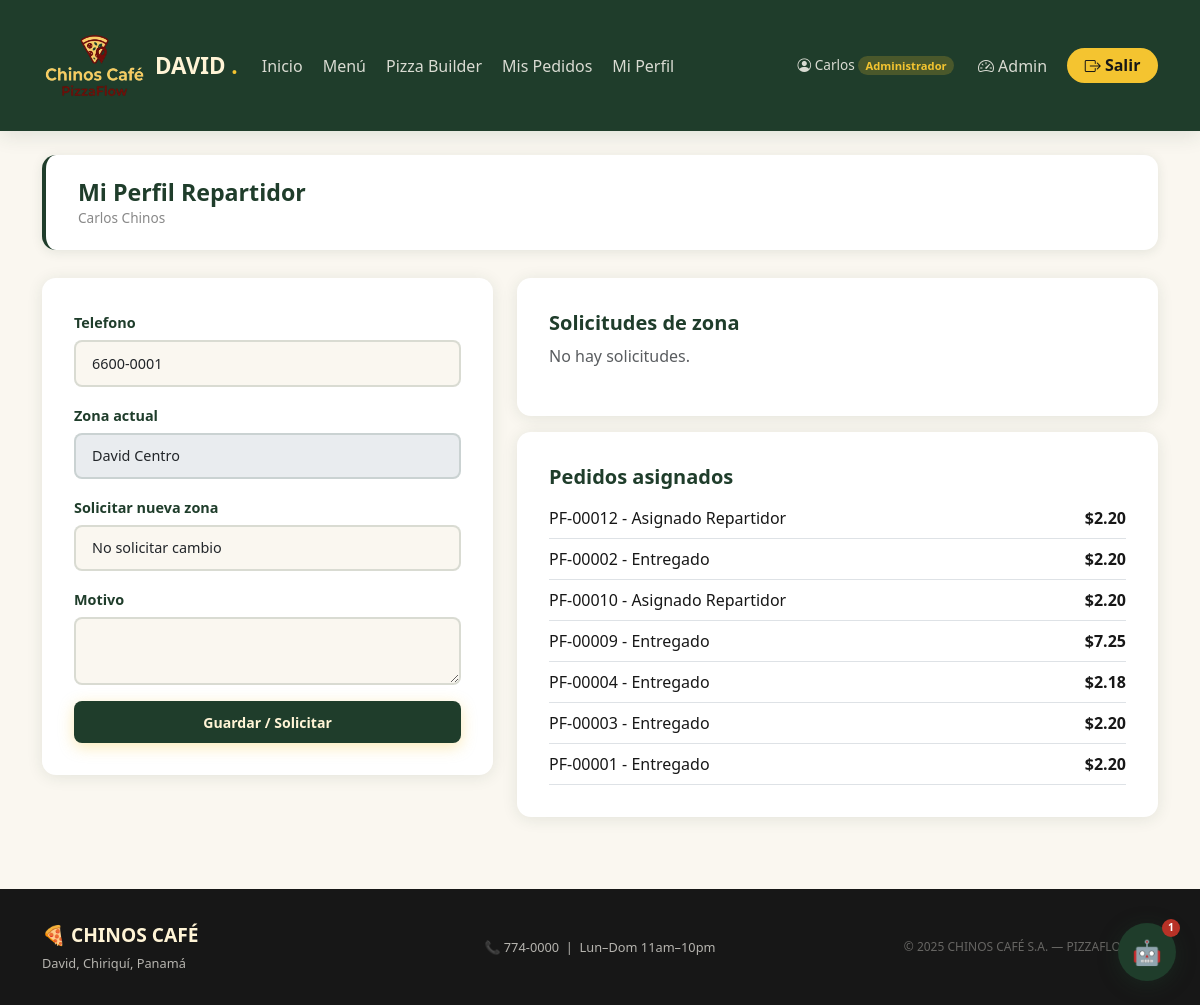
Screenshot of /repartidor/perfil (signed in) with the database file from the repository.
### app/models.py (models this page shows, shortened)
class User(UserMixin, db.Model):
    __tablename__ = 'usuarios'
    id = db.Column(db.Integer, primary_key=True)
    id_rol = db.Column(db.Integer, db.ForeignKey('roles.id'), nullable=False)
    nombre = db.Column(db.String(100), nullable=False)
    correo = db.Column(db.String(120), unique=True)
    telefono = db.Column(db.String(30))
    direccion = db.Column(db.Text)
    id_zona_preferida = db.Column(db.Integer, db.ForeignKey('zonas_entrega.id'))
    foto_perfil = db.Column(db.String(255))
    usuario = db.Column(db.String(50), unique=True, nullable=False)
    password_hash = db.Column(db.String(255), nullable=False)
    estado = db.Column(db.String(20), default='activo')
    fecha_creacion = db.Column(db.DateTime, default=datetime.utcnow)
    pedidos = db.relationship('Order', foreign_keys='Order.id_cliente', backref='cliente', lazy='dynamic')
    notificaciones = db.relationship('Notification', backref='usuario', lazy='dynamic')
    zona_preferida = db.relationship('DeliveryZone', foreign_keys=[id_zona_preferida])
    @property
    def rol_nombre(self):
        return self.role.nombre if self.role else ''
    def is_admin(self):
        return self.rol_nombre == 'Administrador'
    def is_cliente(self):
        return self.rol_nombre == 'Cliente'

class Role(db.Model):
    __tablename__ = 'roles'
    id = db.Column(db.Integer, primary_key=True)
    nombre = db.Column(db.String(50), unique=True, nullable=False)
    descripcion = db.Column(db.Text)
    usuarios = db.relationship('User', backref='role', lazy='dynamic')

class DeliveryZone(db.Model):
    __tablename__ = 'zonas_entrega'
    id = db.Column(db.Integer, primary_key=True)
    id_corregimiento = db.Column(db.Integer, db.ForeignKey('corregimientos.id'), nullable=False)
    nombre_zona = db.Column(db.String(120), nullable=False)
    descripcion = db.Column(db.Text)
    costo_delivery = db.Column(db.Numeric(10, 2), nullable=False)
    tiempo_estimado_min = db.Column(db.Integer, default=30)
    estado = db.Column(db.String(20), default='activa')

class DeliveryAssignment(db.Model):
    __tablename__ = 'asignaciones_delivery'
    id = db.Column(db.Integer, primary_key=True)
    id_pedido = db.Column(db.Integer, db.ForeignKey('pedidos.id'), nullable=False)
    id_repartidor = db.Column(db.Integer, db.ForeignKey('repartidores.id'), nullable=False)
    monto_flete = db.Column(db.Numeric(10, 2), nullable=False)
    porcentaje_comision = db.Column(db.Numeric(5, 2), default=60.00)
    comision_repartidor = db.Column(db.Numeric(10, 2), nullable=False)
    ganancia_empresa_delivery = db.Column(db.Numeric(10, 2), nullable=False)
    propina = db.Column(db.Numeric(10, 2), default=0.00)
    estado = db.Column(db.String(20), default='asignado')
    fecha_asignacion = db.Column(db.DateTime, default=datetime.utcnow)
    fecha_entrega = db.Column(db.DateTime)

class Order(db.Model):
    __tablename__ = 'pedidos'
    id = db.Column(db.Integer, primary_key=True)
    id_cliente = db.Column(db.Integer, db.ForeignKey('usuarios.id'), nullable=False)
    id_metodo_entrega = db.Column(db.Integer, db.ForeignKey('metodos_entrega.id'), nullable=False)
    id_sucursal = db.Column(db.Integer, db.ForeignKey('sucursales.id'), nullable=False)
    id_zona = db.Column(db.Integer, db.ForeignKey('zonas_entrega.id'), nullable=True)
    subtotal = db.Column(db.Numeric(10, 2), nullable=False)
    monto_delivery = db.Column(db.Numeric(10, 2), default=0.00)
    descuento = db.Column(db.Numeric(10, 2), default=0.00)
    impuesto = db.Column(db.Numeric(10, 2), default=0.00)
    propina = db.Column(db.Numeric(10, 2), default=0.00)
    total = db.Column(db.Numeric(10, 2), nullable=False)
    estado_actual = db.Column(db.String(50), default='recibido')
    direccion_entrega = db.Column(db.Text)
    observaciones = db.Column(db.Text)
    motivo_cancelacion = db.Column(db.Text)
    cancelado_por = db.Column(db.Integer, db.ForeignKey('usuarios.id'))
    fecha_cancelacion = db.Column(db.DateTime)
    fecha_pedido = db.Column(db.DateTime, default=datetime.utcnow)
    detalles = db.relationship('OrderDetail', backref='pedido', lazy='dynamic', cascade='all, delete-orphan')
    historial = db.relationship('OrderStatusHistory', backref='pedido', lazy='dynamic', cascade='all, delete-orphan')
    pagos = db.relationship('Payment', backref='pedido', lazy='dynamic')
    retiro = db.relationship('LocalPickup', backref='pedido', uselist=False)
    asignacion = db.relationship('DeliveryAssignment', backref='pedido', uselist=False)
    reporte_entrega = db.relationship('DeliveryReport', backref='pedido', uselist=False)
    zona = db.relationship('DeliveryZone', backref='pedidos')
    sucursal = db.relationship('Branch', backref='pedidos')
    metodo_entrega = db.relationship('DeliveryMethod', backref='pedidos')
    @property
    def numero(self):
        return f'PF-{self.id:05d}'

### app/routes/repartidor.py (the view, shortened to what this page needs)
@repartidor_bp.route('/perfil', methods=['GET', 'POST'])
@login_required
@require_repartidor
def perfil():
    driver = _get_driver()
    zonas = DeliveryZone.query.filter_by(estado='activa').order_by(DeliveryZone.nombre_zona).all()
    if not driver:
        flash('Perfil de repartidor no encontrado.', 'warning')
        return redirect(url_for('repartidor.dashboard'))
    solicitudes = (ZoneChangeRequest.query
                   .filter_by(id_repartidor=driver.id)
                   .order_by(ZoneChangeRequest.fecha_solicitud.desc())
                   .limit(10).all())
    asignaciones = (DeliveryAssignment.query
                    .filter_by(id_repartidor=driver.id)
                    .order_by(DeliveryAssignment.fecha_asignacion.desc())
                    .limit(20).all())
    stats = _calcular_ganancias(driver)
    return render_template(
        'repartidor/perfil.html',
        driver=driver, zonas=zonas,
        solicitudes=solicitudes, asignaciones=asignaciones,
        **stats,
    )

### app/templates/repartidor/perfil.html (shortened to what this page needs)
{% extends "base.html" %}
{% block content %}
<div class="container py-4">
  <div class="page-header">
    <div>
      <h1>Mi Perfil Repartidor</h1>
      <div class="breadcrumb-custom">{{ current_user.nombre }}</div>
    </div>
  </div>
  <div class="row g-4">
    <div class="col-lg-5">
      <div class="form-card">
        <form method="POST">
          <div class="mb-3"><label class="form-label">Telefono</label><input name="telefono" class="form-control" value="{{ current_user.telefono or '' }}"></div>
          <div class="mb-3"><label class="form-label">Zona actual</label><input class="form-control" value="{{ driver.zona_actual.nombre_zona if driver.zona_actual else 'Sin zona asignada' }}" disabled></div>
          <div class="mb-3">
            <label class="form-label">Solicitar nueva zona</label>
            <select name="id_zona_nueva" class="form-select">
              <option value="">No solicitar cambio</option>
            </select>
          </div>
          <div class="mb-3"><label class="form-label">Motivo</label><textarea name="motivo" class="form-control" rows="2"></textarea></div>
          <button class="btn-primary-custom w-100 justify-content-center" type="submit">Guardar / Solicitar</button>
        </form>
      </div>
    </div>
    <div class="col-lg-7">
      <div class="form-card mb-3">
        <h5 style="color:var(--basil);font-weight:800">Solicitudes de zona</h5>
        {% for s in solicitudes %}
        <div class="order-summary mb-2">
          <strong>{{ s.zona_anterior.nombre_zona if s.zona_anterior else 'Sin zona' }} -> {{ s.zona_nueva.nombre_zona }}</strong>
          <span class="badge-estado badge-{{ s.estado }}">{{ s.estado.title() }}</span>
          <div style="font-size:.82rem;color:#666">{{ s.fecha_solicitud.strftime('%d/%m/%Y %H:%M') }}</div>
        </div>
        {% else %}
        <p class="text-muted">No hay solicitudes.</p>
        {% endfor %}
      </div>
      <div class="form-card">
        <h5 style="color:var(--basil);font-weight:800">Pedidos asignados</h5>
        {% for a in asignaciones %}
        <div class="d-flex justify-content-between border-bottom py-2">
          <span>{{ a.pedido.numero }} - {{ a.pedido.estado_actual.replace('_',' ').title() }}</span>
          <strong>${{ "%.2f"|format((a.comision_repartidor or 0) + (a.propina or 0)) }}</strong>
        </div>
        {% else %}
        <p class="text-muted">Sin pedidos asignados.</p>
        {% endfor %}
      </div>
    </div>
  </div>
</div>
{% endblock %}

### app/templates/base.html (shortened to what this page needs)
<!DOCTYPE html>
<html lang="es">
<head>
  <link href="https://cdn.jsdelivr.net/npm/bootstrap@5.3.3/dist/css/bootstrap.min.css" rel="stylesheet">
  <link href="https://cdn.jsdelivr.net/npm/bootstrap-icons@1.11.3/font/bootstrap-icons.css" rel="stylesheet">
  <link rel="stylesheet" href="{{ url_for('static', filename='css/main.css', v=config.ASSET_VERSION) }}">
</head>
<body>
{% block navbar %}
<nav class="navbar navbar-expand-lg">
  <div class="container">
    <a class="navbar-brand d-flex align-items-center gap-2"
   href="{{ url_for('public.index') }}">
<img src="{{ url_for('static',
filename='img/branding/logo.png') }}"
     alt="CHINOS Café"
     class="navbar-logo">
<span class="brand-text">
DAVID
<span class="brand-dot">.</span>
</span>
</a>
    <div class="collapse navbar-collapse" id="navMain">
      <ul class="navbar-nav me-auto gap-1">
        <li class="nav-item"><a class="nav-link" href="{{ url_for('public.index') }}">Inicio</a></li>
        <li class="nav-item"><a class="nav-link" href="{{ url_for('public.menu') }}">Menú</a></li>
        {% if current_user.is_authenticated %}
          {% if current_user.is_cliente() or current_user.is_admin() %}
          <li class="nav-item"><a class="nav-link" href="{{ url_for('cliente.pizza_builder') }}">Pizza Builder</a></li>
          <li class="nav-item"><a class="nav-link" href="{{ url_for('cliente.mis_pedidos') }}">Mis Pedidos</a></li>
          <li class="nav-item"><a class="nav-link" href="{{ url_for('cliente.perfil') }}">Mi Perfil</a></li>
          {% endif %}
        {% endif %}
      </ul>
      <ul class="navbar-nav align-items-center gap-2">
        {% if current_user.is_authenticated %}
          <li class="nav-item">
            <span class="nav-link text-warning" style="font-size:.85rem">
              <i class="bi bi-person-circle"></i> {{ current_user.nombre.split()[0] }}
              <span class="badge" style="background:rgba(244,196,48,.2);color:var(--cheese);font-size:.7rem;border-radius:20px">{{ current_user.rol_nombre }}</span>
            </span>
          </li>
          {% if current_user.is_admin() %}
          <li class="nav-item"><a class="nav-link" href="{{ url_for('admin.dashboard') }}"><i class="bi bi-speedometer2"></i> Admin</a></li>
          {% elif current_user.is_cocina() %}
          <li class="nav-item"><a class="nav-link" href="{{ url_for('cocina.dashboard') }}"><i class="bi bi-fire"></i> Cocina</a></li>
          {% elif current_user.is_repartidor() %}
          <li class="nav-item"><a class="nav-link" href="{{ url_for('repartidor.dashboard') }}"><i class="bi bi-bicycle"></i> Mis Entregas</a></li>
          <li class="nav-item"><a class="nav-link" href="{{ url_for('repartidor.perfil') }}">Mi Perfil</a></li>
          {% endif %}
          <li class="nav-item">
            <a href="{{ url_for('auth.logout') }}" class="btn-nav-login ms-1">
              <i class="bi bi-box-arrow-right"></i> Salir
            </a>
          </li>
        {% else %}
          <li class="nav-item">
            <a href="{{ url_for('auth.login') }}" class="btn-nav-login">
              <i class="bi bi-person"></i> Ingresar
            </a>
          </li>
        {% endif %}
      </ul>
    </div>
  </div>
</nav>
{% endblock %}
{% block content %}{% endblock %}
{% block chatbot %}
<button id="chatbot-btn" title="ChinoBot — Asistente Virtual">
  🤖
  <span class="badge-notif">1</span>
</button>
{% endblock %}
{% block footer %}
<footer class="footer mt-5">
  <div class="container">
    <div class="row g-3 align-items-center">
      <div class="col-md-4">
        <div class="footer-brand">🍕 CHINOS CAFÉ</div>
        <div style="font-size:.8rem;margin-top:.25rem">David, Chiriquí, Panamá</div>
      </div>
      <div class="col-md-4 text-center">
        <div style="font-size:.8rem">📞 774-0000 &nbsp;|&nbsp; Lun–Dom 11am–10pm</div>
      </div>
      <div class="col-md-4 text-end">
        <div style="font-size:.75rem;opacity:.5">© 2025 CHINOS CAFÉ S.A. — PIZZAFLOW v1.0</div>
      </div>
    </div>
  </div>
</footer>
{% endblock %}
</body>
</html>

### rows the page displays
User: nombre "Carlos", nombre "Carlos Chinos", telefono "6600-0001"
Role: rol_nombre "Administrador"
DeliveryZone: zona_actual "David Centro"
DeliveryAssignment: pedido.numero "PF-00012", pedido.estado_actual.replace "Asignado Repartidor", (a.comision_repartidoror0)+(a.propinaor0) "2.20"
DeliveryAssignment: pedido.numero "PF-00002", pedido.estado_actual.replace "Entregado", (a.comision_repartidoror0)+(a.propinaor0) "2.20"
DeliveryAssignment: pedido.numero "PF-00010", pedido.estado_actual.replace "Asignado Repartidor", (a.comision_repartidoror0)+(a.propinaor0) "2.20"
DeliveryAssignment: pedido.numero "PF-00009", pedido.estado_actual.replace "Entregado", (a.comision_repartidoror0)+(a.propinaor0) "7.25"
DeliveryAssignment: pedido.numero "PF-00004", pedido.estado_actual.replace "Entregado", (a.comision_repartidoror0)+(a.propinaor0) "2.18"
DeliveryAssignment: pedido.numero "PF-00003", pedido.estado_actual.replace "Entregado", (a.comision_repartidoror0)+(a.propinaor0) "2.20"
DeliveryAssignment: pedido.numero "PF-00001", pedido.estado_actual.replace "Entregado", (a.comision_repartidoror0)+(a.propinaor0) "2.20"
